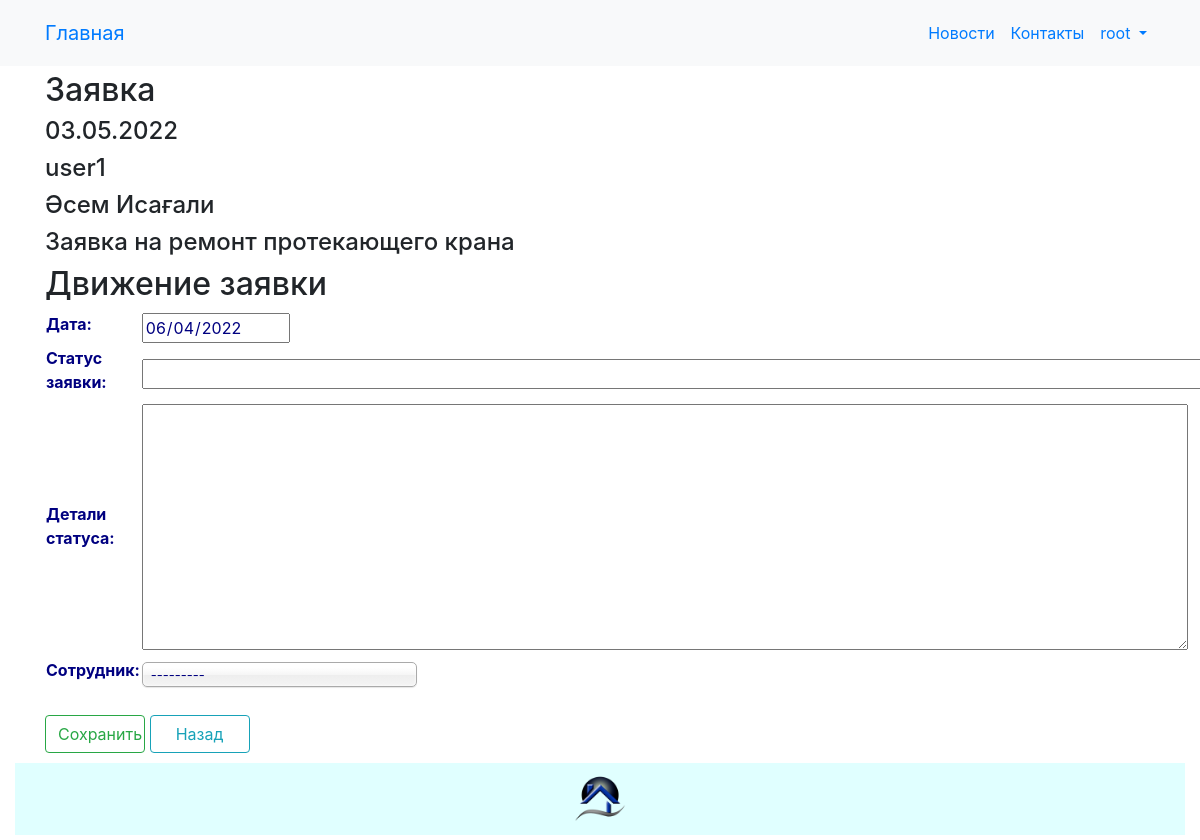
The app's page /movement/create/1/ (signed in) with its own data.
### orlov/models.py (models this page shows, shortened)
class Application(models.Model):
    datea = models.DateTimeField(_('datea'), auto_now_add=True)
    user = models.ForeignKey(User, related_name='application_user', on_delete=models.CASCADE)
    title = models.CharField(_('application_title'), max_length=255)
    details = models.TextField(_('application_details'))
    class Meta:
        db_table = 'application'
        indexes = [
            models.Index(fields=['datea']),
            models.Index(fields=['user']),
        ]
        ordering = ['datea']

### orlov/views.py (the view)
# urls.py: path('movement/create/<int:application_id>/', views.movement_create, name='movement_create'),
@login_required
@group_required("Managers")
def movement_create(request, application_id):
    app = Application.objects.get(id=application_id)
    if request.method == "POST":
        movement = Movement()
        movement.application_id = application_id
        movement.datem = datetime.datetime.now()
        movement.status = request.POST.get("status")
        movement.details = request.POST.get("details")
        movement.employee = Employee.objects.filter(id=request.POST.get("employee")).first()
        movement.save()
        return HttpResponseRedirect(reverse('movement_index', args=(application_id,)))
    else:
        movementform = MovementForm(initial={ 'datem': datetime.datetime.now().strftime('%Y-%m-%d')})
        return render(request, "movement/create.html", {"form": movementform, "application_id": application_id, "app": app})

### orlov/forms.py
class MovementForm(forms.ModelForm):
    class Meta:
        model = Movement
        fields = ('datem', 'status', 'details', 'employee')
        widgets = {
            'datem': DateInput(attrs={"type":"date", "readonly":"readonly"}),
            'status': TextInput(attrs={"size":"100"}),
            'details': Textarea(attrs={'cols': 100, 'rows': 10}),
            'employee': forms.Select(attrs={'class': 'chosen'}),
        }
        labels = {
            'employee': _('employee'),
        }

### orlov/models.py (called while the page is built)
    def __str__(self):
        return "{} {} {}".format(self.surname, self.name, self.patronymic)

### orlov/views.py (called while the page is built)
def group_required(*group_names):
    def in_groups(u):
        if u.is_authenticated:
            if bool(u.groups.filter(name__in=group_names)) | u.is_superuser:
                return True
        return False
    return user_passes_test(in_groups, login_url='403')

### templates/movement/create.html (shortened to what this page needs)
{% extends "base.html" %}
{% load i18n %}
{% block content %}
<h2>{% trans "application" %}</h2>
<h4>{{ app.datea| date:"d.m.Y"  }}</h4>
<h4>{{ app.user  }}</h4>
<h4>{{ app.user.first_name }} {{ app.user.last_name }}</h4>
<h4>{{ app.title  }}</h4>
<h2>{% trans "movement" %}</h2>
<form method="POST" enctype="multipart/form-data">
    <table>
        {{ form }}
    </table>
	<br>
	<button type="submit" class="btn btn-outline-success" style="width:100px">{% trans "Save" %}</button>
    <button onclick="location.href='{% url 'movement_index' application_id %}'" class="btn btn-outline-info" style="width:100px">{% trans "Back" %}</button>
</form>
{% endblock content %}

### templates/base.html (shortened to what this page needs)
<!DOCTYPE html>
{% load static %}
{% load i18n %}
<html>
<head>
	<link rel="stylesheet" href="{% static 'css/styles.css' %}" />
	<link rel="stylesheet" href="https://maxcdn.bootstrapcdn.com/bootstrap/4.0.0/css/bootstrap.min.css">
	<link rel="stylesheet" href="{% static 'css/choosen.css' %}" />
</head>
	<nav class="navbar navbar-expand-sm bg-light">
		<div class="container">
			<a class="navbar-brand" href="{{ HTTP_HOST }}/">{% trans "Home" %}</a>
			<div class="collapse navbar-collapse" id="mainMenu">
				<ul class="navbar-nav ml-auto">
					<li class="nav-item">
						<a class="nav-link" href="{% url 'news_list' %}">{% trans "newss" %}</a>
					</li>
					<li class="nav-item">
						<a class="nav-link" href="{% url 'contact' %}">{% trans "contacts" %}</a>
					</li>
					{% if user.is_authenticated %}
						<li class="nav-item dropdown">
							<a class="nav-link dropdown-toggle" href="#" id="userMenu" data-toggle="dropdown" aria-haspopup="true" aria-expanded="false">
							{{ user.username }}
							</a>
						</li>
					{% else %}
						<form class="form-inline ml-auto">
							<a href="{% url 'login' %}" class="btn btn-outline-secondary">{% trans "Log In" %}</a>
							<a href="{% url 'signup' %}" class="btn btn-primary ml-2">{% trans "Sign up" %}</a>
						</form>
					{% endif %}
						{% get_current_language as LANGUAGE_CODE %}
						{% get_available_languages as LANGUAGES %}
						{% get_language_info_list for LANGUAGES as languages %}
				</ul>
			</div>
		</div>
	</nav>
<body>
	<div class="container">
		{% block content%}{% endblock content %}
	</div>
</body>
<footer class="container-fluid text-center bg-lightgray">
	<div class="copyrights">
		<img src="{% static 'images/logo.png' %}" alt="logo" style="height:72px; width: 72px; padding: 10px;">
	</div>
</footer>
<link rel="stylesheet" href="https://cdn.datatables.net/1.11.2/css/jquery.dataTables.min.css">
</html>

### static/css/styles.css (style rules this page uses)
body { font-family: Geneva, Arial, Helvetica, sans-serif; }
.container { padding: 5px; }
.container-fluid { padding: 5px; }
p, ul,li, label { color: navy; }
h1, h2, h3, h4, h5, h6 { color: navy; }
input, textarea,address { color: navy; }
.copyrights { background-color: lightcyan; }
table { color: navy; }
#footer h1, p, ul,li { color: navy; }

### records on screen
Application: datea "03.05.2022", user "user1", user.first_name "Әсем", user.last_name "Исағали", title "Заявка на ремонт протекающего крана"

### other values on screen
{{ user.username }} "root"
